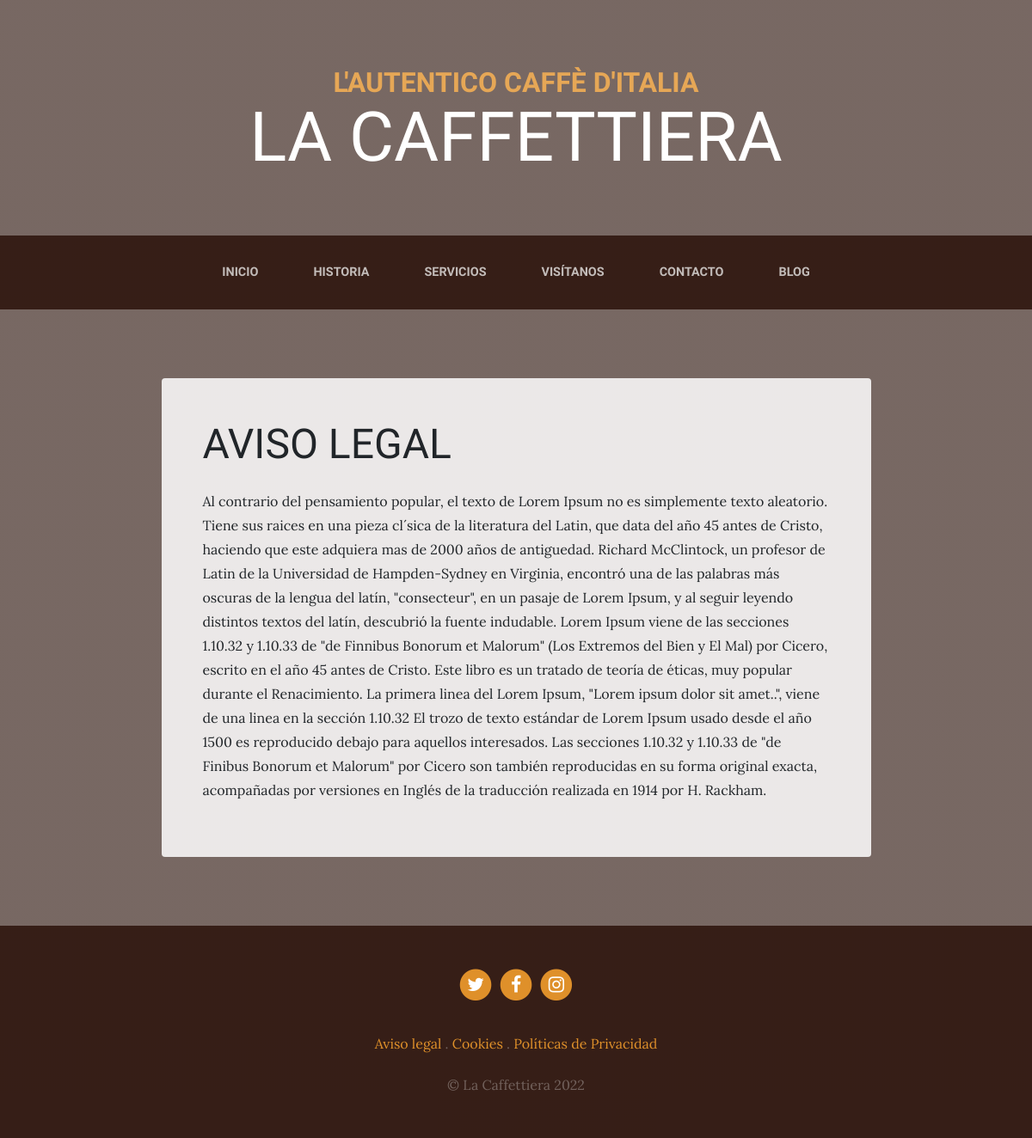
The page /sample/3 on the database as committed earlier.
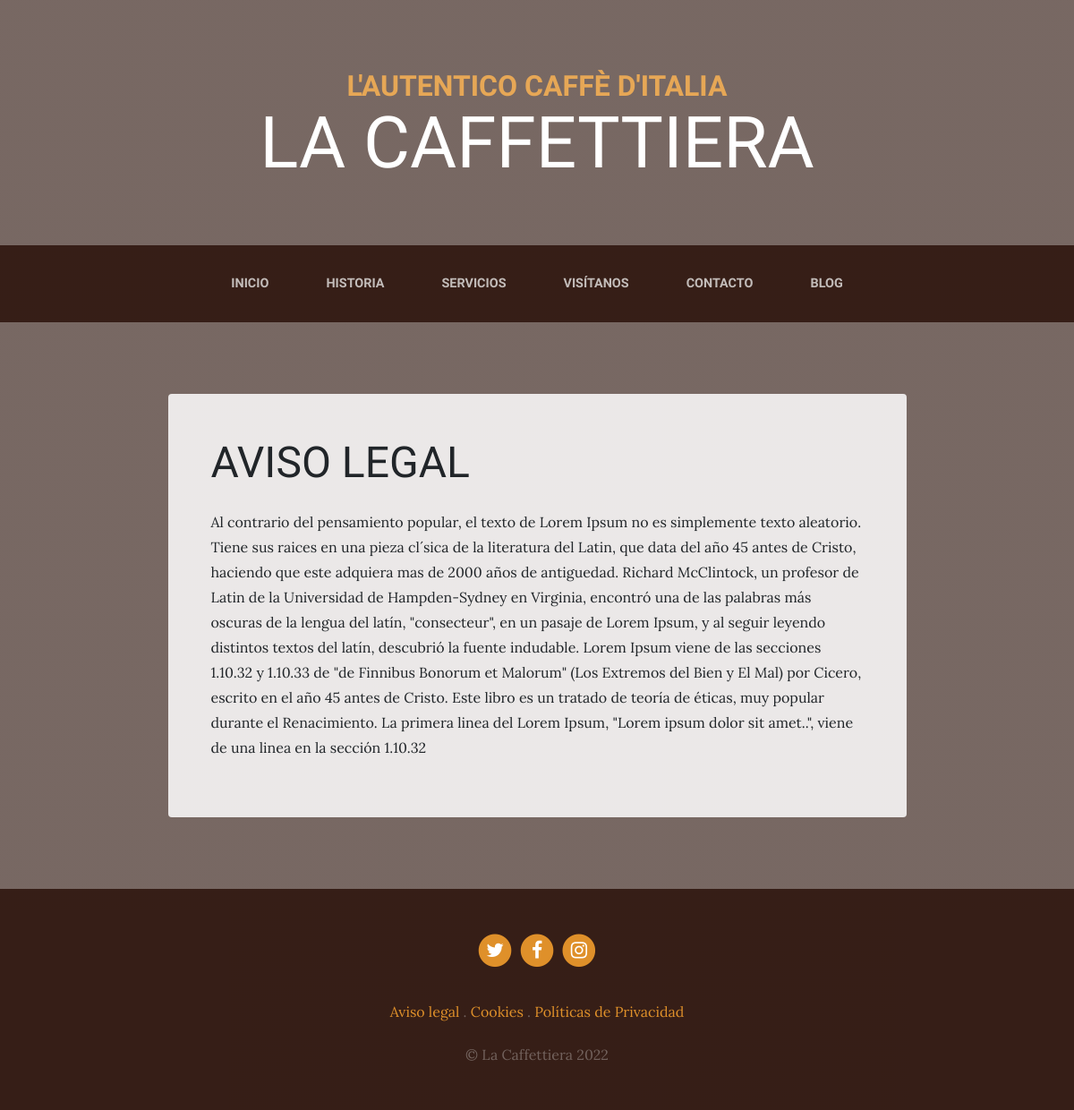
The same page on the database as committed later.
### page/models.py (models this page shows, shortened)
class Page(models.Model):
    title = models.CharField(verbose_name='Titulo',max_length=200)
    content = RichTextField(verbose_name='Contenido')
    created = models.DateTimeField(
        auto_now_add=True, verbose_name='Fecha de Creación')
    updated = models.DateTimeField(
        auto_now=True, verbose_name='Fecha de Actualización')
    class Meta:
        verbose_name = 'Página'
        verbose_name_plural = 'Páginas'
        ordering = ['title']

### page/views.py (the view)
# urls.py: path('', views.sample, name='sample'),
def sample(request, pageId):
    page = get_object_or_404 (Page, id=pageId)
    return render(request, 'page/sample.html',{'page': page})

### page/templatetags/page_extras.py (called while the page is built)
@register.simple_tag
def get_pages_lis():
    pages = Page.objects.all()
    return pages

### social/processor.py (called while the page is built)
def ctx_dict(request):
    ctx = {}
    socialList = Social.objects.all()
    for social in socialList:
        ctx[social.key]=social.url
    return ctx

### page/templates/page/sample.html (shortened to what this page needs)
{% extends 'core/base.html' %}
{% block content %}
    <section class="page-section about-heading">
      <div class="container">
        <div class="about-heading-content mbtm">
          <div class="row">
            <div class="col-xl-9 col-lg-10 mx-auto">
              <div class="bg-faded rounded p-5 forced">
                <h2 class="section-heading mb-4">
                  <span class="section-heading-lower">{{page.title}}</span>
                </h2>
                <div class="section-content">
                    <p>{{page.content|safe}}</p>
                </div>
              </div>
            </div>
          </div>
        </div>
      </div>
    </section>
{% endblock %}

### core/templates/core/base.html (shortened to what this page needs)
<!DOCTYPE html>
<html lang="es">
  <head>
    {%load static%}
    <link href="{% static 'core/vendor/bootstrap/css/bootstrap.min.css' %}" rel="stylesheet">
    <link href="{% static 'core/vendor/font-awesome/css/font-awesome.min.css' %}" rel="stylesheet" type="text/css">
    <link href="{% static 'core/css/business-casual.css'%}" rel="stylesheet">
  </head>
  <body>
    <h1 class="site-heading text-center text-white d-none d-lg-block">
      <span class="site-heading-upper text-primary mb-3">L'autentico caffè d'italia</span>
      <span class="site-heading-lower">La Caffettiera</span>
    </h1>
    <nav class="navbar navbar-expand-lg navbar-dark py-lg-4" id="mainNav">
      <div class="container">
        <div class="collapse navbar-collapse" id="navbarResponsive">
          <ul class="navbar-nav mx-auto">
            <li class="nav-item px-lg-4 {% if request.path == '/' %}active{% endif %}">
              <a class="nav-link text-uppercase text-expanded" href="{%url 'home'%}">Inicio</a>
            </li>
            <li class="nav-item px-lg-4 {% if request.path == '/about/' %}active{% endif %}">
              <a class="nav-link text-uppercase text-expanded" href="{%url 'about'%}">Historia</a>
            </li>
            <li class="nav-item px-lg-4 {% if request.path == '/services/' %}active{% endif %}">
              <a class="nav-link text-uppercase text-expanded" href="{%url 'services'%}">Servicios</a>
            </li>
            <li class="nav-item px-lg-4 {% if request.path == '/store/' %}active{% endif %}">
              <a class="nav-link text-uppercase text-expanded" href="{%url 'store'%}">Visítanos</a>
            </li>
            <li class="nav-item px-lg-4 {% if request.path == '/contact/' %}active{% endif %}">
              <a class="nav-link text-uppercase text-expanded" href="{% url 'contact' %}">Contacto</a>
            </li>
            <li class="nav-item px-lg-4 {% if request.path == '/blog/' %}active{% endif %}">
              <a class="nav-link text-uppercase text-expanded" href="{%url 'blog'%}">Blog</a>
            </li>
          </ul>
        </div>
      </div>
    </nav>
    {% block content %}{% endblock %}
    <footer class="footer text-faded text-center py-5">
      <div class="container">
        <p class="m-0">
          {% if LINK_TWITTER %}
          <a href="{{LINK_TWITTER}}" class="link">
            <span class="fa-stack fa-lg">
              <i class="fa fa-circle fa-stack-2x"></i>
              <i class="fa fa-twitter fa-stack-1x fa-inverse"></i>
            </span>
          </a>
          {% endif %}
          {% if LINK_FACEBOOK %}
          <a href="{{LINK_FACEBOOK}}" class="link">
            <span class="fa-stack fa-lg">
              <i class="fa fa-circle fa-stack-2x"></i>
              <i class="fa fa-facebook fa-stack-1x fa-inverse"></i>
            </span>
          </a>
          {% endif %}
          {% if LINK_INSTAGRAM %}
          <a href="{{LINK_INSTAGRAM}}" class="link">
            <span class="fa-stack fa-lg">
              <i class="fa fa-circle fa-stack-2x"></i>
              <i class="fa fa-instagram fa-stack-1x fa-inverse"></i>
            </span>
          </a>
          {% endif %}
        </p>
        <p class="m-0 mbt">
          {% load page_extras %}
          {% get_pages_lis as page_list %}
          {% for page in page_list %}
          <a href="{% url 'sample' page.id%}" class="link">{{page.title}}</a> {% if not forloop.last %} . {% endif %}
          {% endfor %}
		</p>
        <p class="m-0 mbt1">&copy; La Caffettiera 2022</p>
      </div>
	</footer>
  </body>
</html>

### core/static/core/css/business-casual.css (style rules this page uses)
body { font-family: 'Lora'; background: linear-gradient(rgba(47, 23, 15, 0.65), rgba(47, 23, 15, 0.65)), url("../img/bg.jpg"); background-attachment: fixed; background-position: center; background-size: cover; }
h1, h2, h3, h4, h5, h6 { font-family: 'Raleway'; }
p { line-height: 1.75; }
.text-faded { color: rgba(255, 255, 255, 0.3); }
.site-heading { margin-top: 5rem; margin-bottom: 5rem; text-transform: uppercase; line-height: 1; font-family: 'Raleway'; }
.site-heading .site-heading-upper { display: block; font-size: 2rem; font-weight: 800; }
.site-heading .site-heading-lower { font-size: 5rem; font-weight: 100; line-height: 4rem; }
.page-section { margin-top: 5rem; margin-bottom: 5rem; }
.section-heading { text-transform: uppercase; }
.section-heading .section-heading-lower { display: block; font-size: 3rem; font-weight: 100; }
.bg-faded { background-color: rgba(255, 255, 255, 0.85); }
#mainNav { background-color: rgba(47, 23, 15, 0.9); font-family: 'Raleway'; }
#mainNav .navbar-nav .nav-item .nav-link { color: rgba(255, 255, 255, 0.7); font-weight: 800; }
@media (min-width: 992px) { #mainNav .navbar-nav .nav-item .nav-link { font-size: 0.9rem; } }
@media (min-width: 992px) { .about-heading .about-heading-content { margin-top: -5rem; position: relative; z-index: 1; } }
.footer { background-color: rgba(47, 23, 15, 0.9); }
.text-primary { color: #e6a756 !important; }
.mbtm { padding-top: 5rem; }
.mbt { padding-top: 2rem; }
.mbt1 { padding-top: 1.25rem; }
a.link { color: #df902a; }
.section-content { font-family: 'Lora' !important; font-size: 16px !important; font-weight: 400 !important; line-height: 28px !important; }

Rows that differ between the two databases and show on the page:
changed Page "Aviso legal": content "…en la sección 1.10.32 El trozo de texto estándar de Lorem Ipsum usado desde el año 1500 es reproducido debajo para aquellos interesados. Las secciones 1.10.32 y 1.10.33 de \"de Finibus Bonorum et Malorum\" por Cicero son también reproducidas en su forma original exacta, acompañadas por versiones en Inglés de la traducción realizada en 1914 por H. Rackham." → "…en la sección 1.10.32"
